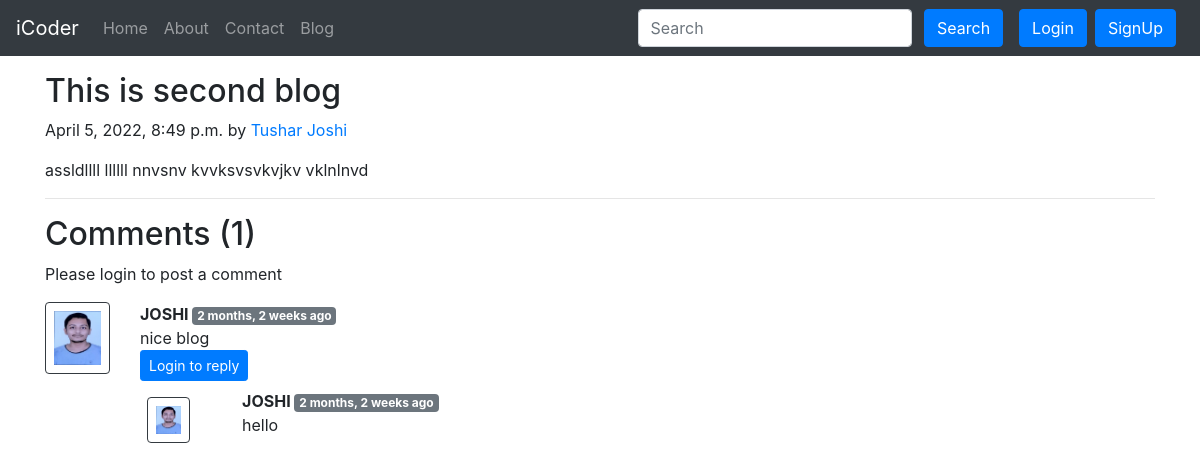
/blog/how to make a blog, run on the app's committed database.
### blog/models.py (models this page shows, shortened)
class Post(models.Model):
    sno=models.AutoField(primary_key=True)
    title=models.CharField(max_length=255)
    author=models.CharField(max_length=14)
    slug=models.CharField(max_length=130)
    timeStamp=models.DateTimeField(blank=True)
    content=models.TextField()

class BlogComment(models.Model):
    sno= models.AutoField(primary_key=True)
    comment=models.TextField()
    user=models.ForeignKey(User, on_delete=models.CASCADE)
    post=models.ForeignKey(Post, on_delete=models.CASCADE)
    parent=models.ForeignKey('self',on_delete=models.CASCADE, null=True )
    timestamp= models.DateTimeField(default=now)

### blog/views.py (the view)
# urls.py: path('<str:slug>', views.blogPost, name="blogPost"),
def blogPost(request, slug):
    post=Post.objects.filter(slug=slug).first()
    comments= BlogComment.objects.filter(post=post, parent=None)
    replies= BlogComment.objects.filter(post=post).exclude(parent=None)
    replyDict={}
    for reply in replies:
        if reply.parent.sno not in replyDict.keys():
            replyDict[reply.parent.sno]=[reply]
        else:
            replyDict[reply.parent.sno].append(reply)
    context={'post':post, 'comments': comments, 'user': request.user, 'replyDict': replyDict}
    return render(request, "blog/blogPost.html", context)

### blog/templatetags/extras.py (called while the page is built)
@register.filter(name='get_val')
def get_val(dict, key):
    return dict.get(key)

### blog/templates/blog/blogpost.html (shortened to what this page needs)
{% extends 'index.html' %}
{% block body %}
{% load humanize %}
{% load extras %}
<div class="container my-3">
    <h2 class="blog-post-title">{{post.title}}</h2>
    <p class="blog-post-meta">{{post.timeStamp}} by <a href="/about">{{post.author}}</a></p>
    <p>{{post.content|safe}}</p>
    <hr>
</div>
<div class="container">
    <h2> Comments ({{comments.count}}) </h2>
    <div class="my-2">
        {% if user.is_authenticated %}
        <form action="/blog/postComment" method="post">
            {% csrf_token %}
            <div class="form-group">
                <label for="exampleInputEmail1">Post Comment </label>
                <input type="text" class="form-control" name="comment" placeholder="Enter comment here">
            </div>
            <input type="hidden" name="postSno" value="{{post.sno}}">
            <input type="hidden" name="parentSno" value="">
            <button type="submit" class="btn btn-primary">Submit</button>
        </form>
        {% else %}
        Please login to post a comment
        {% endif %}
    </div>
    {% for comment in comments %}
    <div class="row my-3">
        <div class="col-md-1  ">
            <img class="rounded mx-auto d-block w-100 border border-dark p-2" src="/static/tk.jpg" alt="user">
        </div>
        <div class="col-md-11 ">
            <b> {{comment.user.username}} </b> <span class="badge badge-secondary ">{{comment.timestamp| naturaltime}}</span>
            <div>{{comment.comment}}</div>
            <div class="reply mx-0">
                {% if user.is_authenticated %}
                <button class="btn btn-sm btn-primary" type="button" data-toggle="collapse" data-target="#replyBox{{comment.sno}}" aria-expanded="false" aria-controls="replyBox{{comment.sno}}">
                    Reply
                </button>
                <div class="collapse" id="replyBox{{comment.sno}}">
                    <div class="card card-body my-2">
                        <form action="/blog/postComment" method="post">
                            {% csrf_token %}
                            <div class="form-group">
                                <label for="comment">Post a reply </label>
                                <input type="text" class="form-control" name="comment" placeholder="Enter comment here">
                                <input type="hidden" name="parentSno" value="{{comment.sno}}">
                            </div>
                            <input type="hidden" name="postSno" value="{{post.sno}}">
                            <button type="submit" class="btn btn-primary">Submit</button>
                        </form>
                    </div>
                </div>
                {% else %}
                <button class="btn btn-sm btn-primary" type="button" data-toggle="collapse" data-target="#replyBox{{comment.sno}}" aria-expanded="false" aria-controls="replyBox{{comment.sno}}">
                    Login to reply
                </button>
                {% endif %}
                <div class="replies my-2 ">
                    {% for reply in replyDict|get_val:comment.sno %}
                    <div class="row my-2">
                        <div class="col-md-1 ">
                            <img class="rounded mx-auto d-block w-75 my-2 border border-dark p-2" src="/static/tk.jpg" alt="user">
                        </div>
                        <div class="col-md-11">
                            <div class="col-md-11 ">
                                <b> {{reply.user.username}} </b> <span class="badge badge-secondary ">{{reply.timestamp| naturaltime}}</span>
                                <div>{{reply.comment}}</div>
                            </div>
                            <br>
                        </div>
                    </div>
                    {% endfor %}
                </div>
            </div>
        </div>
    </div>
    {% endfor %}
</div>
{% endblock %}

### home/templates/index.html (shortened to what this page needs)
<!doctype html>
<html lang="en">
  <head>
    <link rel="stylesheet" href="https://stackpath.bootstrapcdn.com/bootstrap/4.5.2/css/bootstrap.min.css">
  </head>
  <body>
    <nav class="navbar navbar-expand-lg navbar-dark bg-dark">
        <a class="navbar-brand" href="/">iCoder</a>
        <div class="collapse navbar-collapse" id="navbarSupportedContent">
          <ul class="navbar-nav mr-auto">
            <li class="nav-item {% block homeactive %}  {% endblock homeactive %}">
              <a class="nav-link" href="/">Home <span class="sr-only">(current)</span></a>
            </li>
            <li class="nav-item {% block aboutactive %}  {% endblock aboutactive %}" >
              <a class="nav-link" href="/about">About</a>
            </li>
            <li class="nav-item {% block contactactive %}  {% endblock contactactive %} ">
              <a class="nav-link" href="/contact">Contact</a>
            </li>
            <li class="nav-item {% block blogactive %}  {% endblock blogactive %} ">
              <a class="nav-link" href="/blog">Blog</a>
            </li>
          </ul>
          <div class="ml-auto form-inline ">
          <form method="get" action="/search"class="my-2 my-lg-0 mx-3">
            <input class="form-control mr-sm-2" type="search" placeholder="Search" aria-label="Search" name="query" id="query">
            <button class="btn btn-primary my-2 my-sm-0 " type="submit">Search</button>
          </form>
{% if user.is_authenticated %}
<ul class="navbar-nav mr-2">
<li class="nav-item dropdown">
<a class="nav-link dropdown-toggle" href='#' id="navbarDropdown" role="button" data-toggle="dropdown"> Welcome {{request.user}}</a>
<div class="dropdown-menu" aria-labelledby="navbarDropdown">
          <a class="dropdown-item" href="/logout">Logout</a>
        </div>
      </li>
      </ul>
      </div>
{% else %}
<button type="button" class="btn btn-primary mr-2" data-toggle="modal" data-target="#loginModal">
Login
</button>
<button type="button" class="btn btn-primary mr-2" data-toggle="modal" data-target="#signupModal">
SignUp
</button>
{% endif %}
        </div>
      </nav>
      {% block body %}  {% endblock body %}
  </body>
</html>

### data on the page
Post: title "This is second blog", timeStamp "April 5, 2022, 8:49 p.m.", author "Tushar Joshi", content "assldllll llllll nnvsnv kvvksvsvkvjkv vklnlnvd"
BlogComment: user.username "JOSHI", timestamp "2 months, 2 weeks ago", comment "nice blog"
BlogComment: user.username "JOSHI", timestamp "2 months, 2 weeks ago", comment "hello"

### other printed values
{{ comments.count }} "1"
